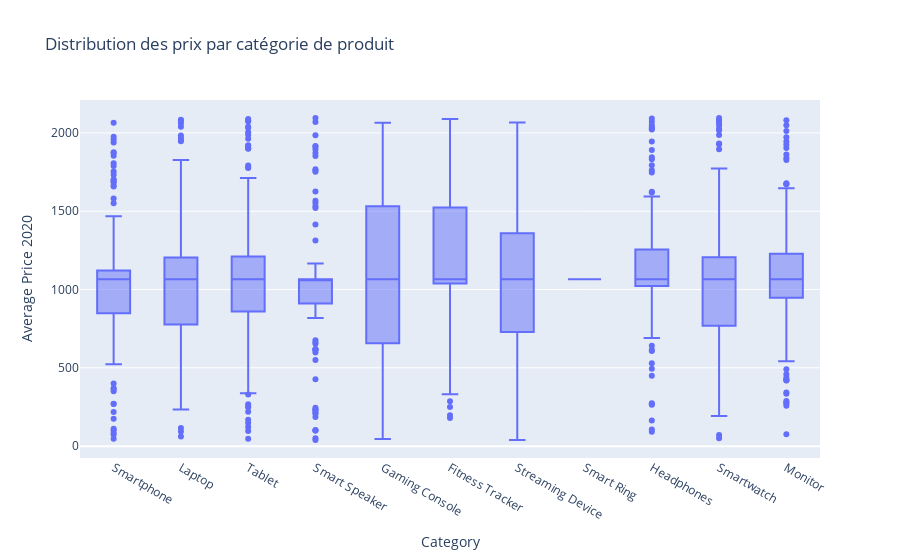

The code cell stored with this chart in its notebook:
### Code cell
# Boxplot des prix moyens par catégorie
fig = px.box(data, x='Category', y='Average Price 2020', title="Distribution des prix par catégorie de produit")
fig.show()

### Figure 1 — Plotly figure (JSON) as saved in the notebook; plotly's stock layout.template omitted (floating-point values rounded to 4 significant figures; data arrays with more than 128 entries replaced by an {"elided": "..."} marker saying what was removed)
{"data": [{"alignmentgroup": "True", "hovertemplate": "Category=%{x}<br>Average Price 2020=%{y}<extra></extra>", "legendgroup": "", "marker": {"color": "#636efa"}, "name": "", "notched": false, "offsetgroup": "", "orientation": "v", "showlegend": false, "type": "box", "x": {"elided": "1020 str values"}, "x0": " ", "xaxis": "x", "y": {"elided": "1020 float values"}, "y0": " ", "yaxis": "y"}], "layout": {"boxmode": "group", "legend": {"tracegroupgap": 0}, "title": {"text": "Distribution des prix par catégorie de produit"}, "xaxis": {"anchor": "y", "domain": [0, 1], "title": {"text": "Category"}}, "yaxis": {"anchor": "x", "domain": [0, 1], "title": {"text": "Average Price 2020"}}}}
